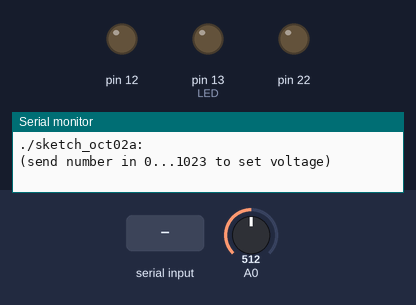
This sketch was run on a simulated Arduino Uno, built with avr-gcc and run on an emulated ATmega328P. Parts: output pins drawn as LEDs (lit = HIGH), the last lines printed to the serial monitor. Inputs (shaded band) come from the test bench; at power-on: A0 = 512.

Above: at 1.2 s.
1.3 s: "90,45\n" received over Serial
At 2.1 s:
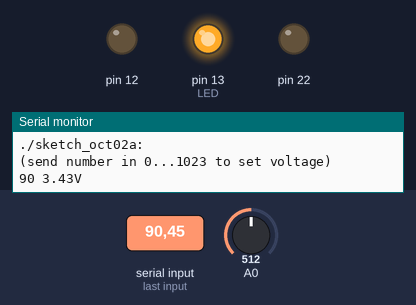
4.3 s: A0 set to 49
5.8 s: A0 set to 41
7.3 s: "200\n" received over Serial
At 8.8 s:
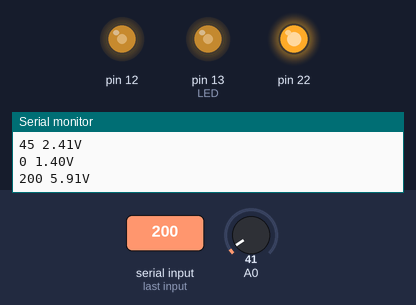
10.3 s: "90\n" received over Serial
At 12.9 s:
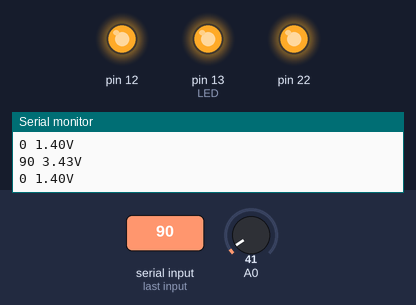
13.3 s: "5\n" received over Serial
At 15.1 s:
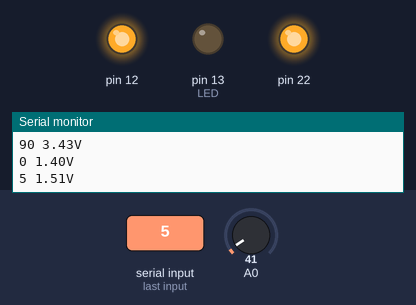
Timing chart, 0 to 17.3 s (numbered marks = the images above; inputs shaded):
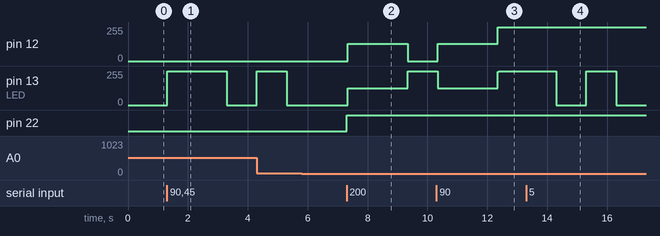

The sketch:

Yun_ChargePump_AnalogOut_Simple.ino
```cpp
#include <TimerOne.h>

// include Yun_Log_BatteryDisCharging functionallity:
// * voltage measurement
// * current measurement
// * web api interface
// * OLED display (I2C)
// * need to put the charge pump code externally to an
//   ATtiny because the fast update rate "Timer1.initialize(50);"
//   makes it inpossible to do more sophisticated stuff on the same
//   processor - use I2C interface and connect the PWR pin to 5V

// Pin 13 has an LED connected on most Arduino boards.
#define LED   13  // LED Pin

/*
 * Dickson Charge Pump Driver
 */

// Yun change port from D to B
// Uno: use port D; PORTD, DDRD; P1=D2=PD2=0x04, P2=D3=PD3=0x08, PWR=D4=PD4=0x10
// Yun: use port B; PORTB, DDRB; P1=D8=PB4=0x10, P2=D9=PB5=0x20, PWR=D10=PB6=0x40
#define P1     0x10  // Pin D8 ON
#define P2     0x20  // Pin D9 ON
#define PWR    0x40  // Pin D10 ON
//#define OFF 0x20  // Pin D5 ON
//#define REF 404
// Uno measured: (Yun similar)
// 100 =  2.93V
// 150 =  4.73V  --- (130) begin linear range
// 200 =  5.93V  ---
// 300 =  8.17V  ---
// 400 = 10.43V  ---
// 500 = 12.71V  ---
// 600 = 14.86V  --- (610) end linear range
// 700 = 15.17V
// 800 = 15.17V
volatile unsigned long REF = 0;

char phase = 0;
////char onOff = 0;
//char onOff = 1;

void ticker () {
////  if (onOff) {
    int volts = analogRead(A0);  // Fast Analog Read (see 'setup()')
    if (volts <= REF) {
      if (phase) {
        PORTB = P1 | PWR;
////        PORTD = P1;
      } else {
        PORTB = P2 | PWR;
      }
      phase ^= 1;
    }
////  } else {
////    DDRD = OFF;
////    PORTD = OFF;
////  }
}

void setup() {
//  DDRB = P1 | P2 | PWR | OFF;
  DDRB = P1 | P2 | PWR;

  // initialize the digital pin as an output.
  pinMode(LED, OUTPUT);

  // http://forum.arduino.cc/index.php?topic=6549.0 (Faster Analog Read?)
// defines for setting and clearing register bits
#ifndef cbi
#define cbi(sfr, bit) (_SFR_BYTE(sfr) &= ~_BV(bit))
#endif
#ifndef sbi
#define sbi(sfr, bit) (_SFR_BYTE(sfr) |= _BV(bit))
#endif
  // set prescale to 16
  sbi(ADCSRA,ADPS2) ;
  cbi(ADCSRA,ADPS1) ;
  cbi(ADCSRA,ADPS0) ;

//  analogReference(DEFAULT);
//  Timer1.initialize(250);
  Timer1.initialize(50);  // Fast Analog Read (see 'setup()')
  Timer1.attachInterrupt(ticker);


  // start serial interface and wait for port to open
  Serial.begin(9600);
  while (!Serial) {
    ; // wait for serial port to connect. Needed for Leonardo only
  }
  Serial.println("./sketch_oct02a:");
  Serial.println("(send number in 0...1023 to set voltage)");
}

void loop() {
  if (Serial.available() > 0) {
    // get incoming byte to empty the buffer
//    int inByte = Serial.read();
    int inByte = Serial.parseInt();
//    Serial.println(inByte);

    // set charge pump output voltage
    if((0 <= inByte) && (inByte <= 1023)) {
      REF = inByte;
      Serial.print(REF);
    } else {
      Serial.print("(invalid)");
    }
    Serial.print(" ");
    Serial.print(0.0225233*REF + 1.40082);  // linearization good in 130...610
    Serial.print("V\n");

    digitalWrite(LED, HIGH);   // turn the LED on (HIGH is the voltage level)
    delay(1000);               // wait for a second
    digitalWrite(LED, LOW);    // turn the LED off by making the voltage LOW
//    delay(1000);               // wait for a second
  }
}
```

Measured:
- after the input at 1.3 s, pin 13 (LED): 0/255 → 255/255 at once, → 0/255 2.0 s later
- after the input at 5.8 s, every drawn part: stays the same
- after the input at 7.3 s, pin 12: 0/255 → 130/255 at once, → 0/255 2.0 s later; pin 13 (LED): 0/255 → 125/255 at once, → 255/255 2.0 s later; pin 22: LOW → HIGH at once
- after the input at 10.3 s, pin 12: 0/255 → 130/255 after 0.05 s, → 255/255 2.0 s later; pin 13 (LED): 255/255 → 125/255 after 0.05 s, → 255/255 2.0 s later
- after the input at 13.3 s, pin 13 (LED): 255/255 → 0/255 after 1.0 s instead of 0.01 s
